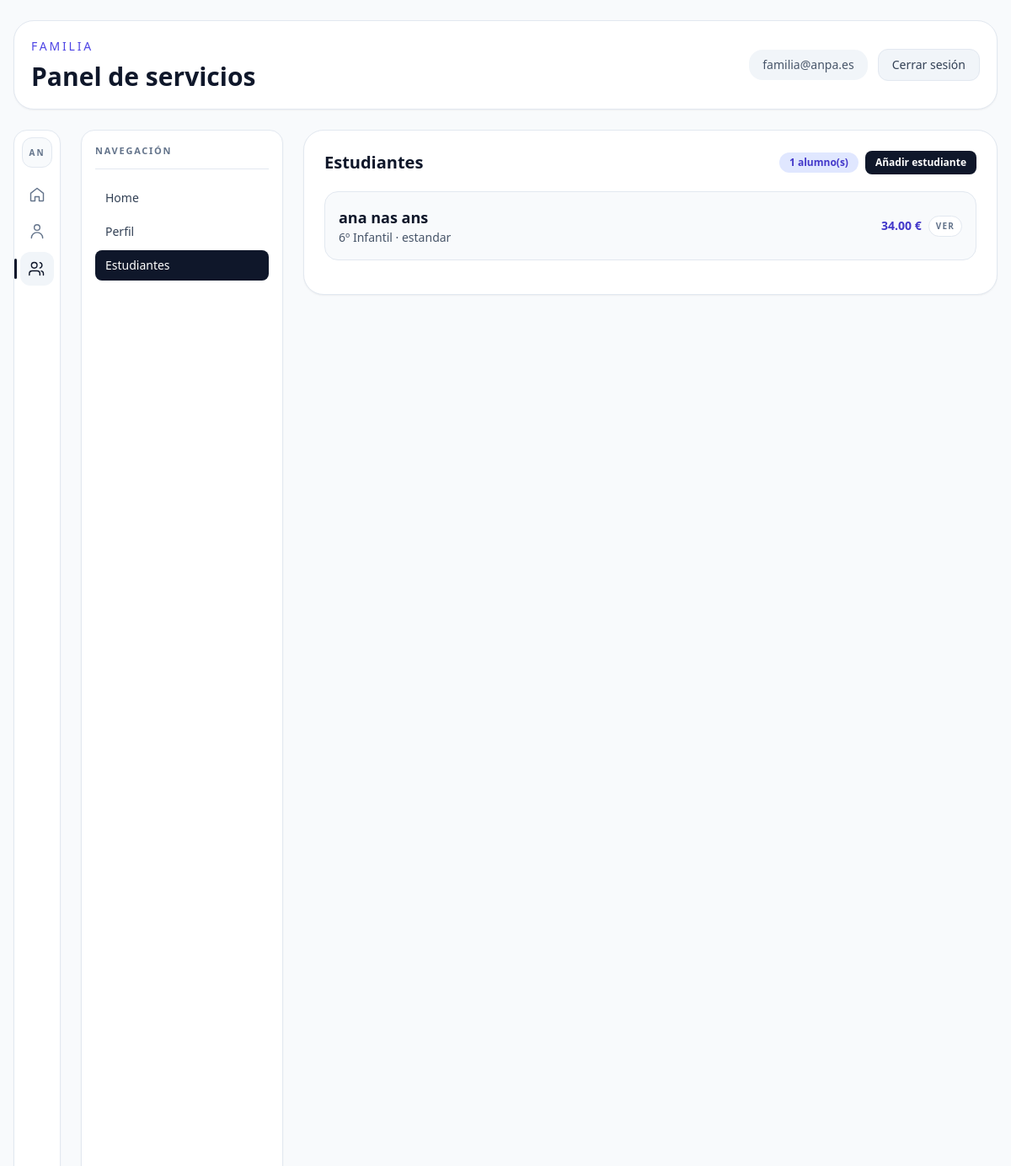
/dashboard?section=estudiantes (signed in), run on the app's committed database.
### src/database.py (models this page shows)
class User(SQLModel, table=True):
    id: Optional[int] = Field(default=None, primary_key=True)
    email: str = Field(index=True, unique=True, nullable=False)
    hashed_password: str = Field(nullable=False)
    role: str = Field(default="familia", nullable=False)
    is_active: bool = Field(default=True, nullable=False)

class Student(SQLModel, table=True):
    id: Optional[int] = Field(default=None, primary_key=True)
    family_id: int = Field(foreign_key="familyprofile.id", nullable=False)
    first_name: str = Field(nullable=False)
    last_name: str = Field(nullable=False)
    course: str = Field(default="", nullable=False)
    comedor_days: str = Field(default="", nullable=False)
    menu_type: str = Field(default="estandar", nullable=False)
    allergies: str = Field(default="", nullable=False)
    aula_matinal_days: str = Field(default="", nullable=False)
    aula_matinal_breakfast: bool = Field(default=False, nullable=False)
    extras: str = Field(default="", nullable=False)
    excursion_authorized: bool = Field(default=False, nullable=False)

### src/app.py (the view)
@app.get("/dashboard", response_class=HTMLResponse)
async def dashboard_page(
    request: Request,
    session: Session = Depends(get_session),
    section: str = "home",
    edit_profile: bool = False,
    edit_student_id: int | None = None,
):
    try:
        user = await require_user(request, session)
    except HTTPException:
        return RedirectResponse(url="/login", status_code=status.HTTP_302_FOUND)
    if user.role != "familia":
        return RedirectResponse(url="/admin", status_code=status.HTTP_302_FOUND)
    allowed_sections = {"home", "perfil", "estudiantes"}
    active_section = section if section in allowed_sections else "home"
    editing_student: Student | None = None
    if active_section == "estudiantes" and edit_student_id is not None:
        profile = _get_family_profile(session, user.id)
        if profile:
            editing_student = _get_owned_student(session, profile.id, edit_student_id)
    context = _build_family_dashboard_context(
        session,
        user,
        active_section=active_section,
        profile_edit_mode=edit_profile,
        editing_student=editing_student,
    )
    return templates.TemplateResponse(request, "dashboard.html", context)

### templates/dashboard.html (shortened to what this page needs)
<!DOCTYPE html>
<html lang="es">
  <head>
    <script src="https://cdn.tailwindcss.com"></script>
  </head>
  <body class="bg-slate-50 min-h-screen text-slate-900">
    <div class="mx-auto max-w-[1400px] px-4 py-6">
      <header class="mb-6 flex flex-col gap-4 rounded-3xl border border-slate-200 bg-white p-5 shadow-sm md:flex-row md:items-center md:justify-between">
        <div>
          <p class="text-sm uppercase tracking-[0.2em] text-indigo-600">Familia</p>
          <h1 class="mt-2 text-3xl font-bold">Panel de servicios</h1>
        </div>
        <div class="flex items-center gap-3">
          <div class="rounded-2xl bg-slate-100 px-4 py-2 text-sm text-slate-600">{{ user.email }}</div>
          <form method="post" action="/logout">
            <button type="submit" class="rounded-xl border border-slate-200 bg-slate-100 px-4 py-2 text-sm font-medium text-slate-700 hover:bg-slate-200">Cerrar sesión</button>
          </form>
        </div>
      </header>
      <div class="flex items-stretch gap-4 lg:gap-6">
        <aside class="w-14 shrink-0 border border-slate-200 bg-white p-2 shadow-sm lg:sticky lg:top-4 lg:h-[calc(100vh-2rem)] lg:rounded-2xl">
          <div class="flex h-full flex-col items-center justify-between gap-4">
            <div class="flex w-full flex-col items-center gap-3">
              <div class="flex h-9 w-9 items-center justify-center rounded-xl border border-slate-200 bg-slate-50 text-[10px] font-bold uppercase tracking-[0.2em] text-slate-500">AN</div>
              <nav class="flex w-full flex-col items-center gap-1">
                <button type="button" data-activity-button data-section="home" data-url="/dashboard?section=home" class="activity-btn {% if active_section == 'home' %}activity-btn-active{% else %}activity-btn-inactive{% endif %} flex h-10 w-10 items-center justify-center rounded-xl transition-all duration-150" title="Home">
                  <svg xmlns="http://www.w3.org/2000/svg" class="h-5 w-5" viewBox="0 0 24 24" fill="none" stroke="currentColor" stroke-width="1.7">
                    <path stroke-linecap="round" stroke-linejoin="round" d="m3 10 9-7 9 7v10a1 1 0 0 1-1 1h-5v-6H9v6H4a1 1 0 0 1-1-1V10Z" />
                  </svg>
                </button>
                <button type="button" data-activity-button data-section="perfil" data-url="/dashboard?section=perfil" class="activity-btn {% if active_section == 'perfil' %}activity-btn-active{% else %}activity-btn-inactive{% endif %} flex h-10 w-10 items-center justify-center rounded-xl transition-all duration-150" title="Perfil">
                  <svg xmlns="http://www.w3.org/2000/svg" class="h-5 w-5" viewBox="0 0 24 24" fill="none" stroke="currentColor" stroke-width="1.7">
                    <path stroke-linecap="round" stroke-linejoin="round" d="M20 21a8 8 0 1 0-16 0m8-11a4 4 0 1 0 0-8 4 4 0 0 0 0 8Z" />
                  </svg>
                </button>
                <button type="button" data-activity-button data-section="estudiantes" data-url="/dashboard?section=estudiantes" class="activity-btn {% if active_section == 'estudiantes' %}activity-btn-active{% else %}activity-btn-inactive{% endif %} flex h-10 w-10 items-center justify-center rounded-xl transition-all duration-150" title="Estudiantes">
                  <svg xmlns="http://www.w3.org/2000/svg" class="h-5 w-5" viewBox="0 0 24 24" fill="none" stroke="currentColor" stroke-width="1.7">
                    <path stroke-linecap="round" stroke-linejoin="round" d="M16 21v-2a4 4 0 0 0-4-4H5a4 4 0 0 0-4 4v2m20 0v-2a4 4 0 0 0-3-3.87M16 3.13a4 4 0 0 1 0 7.75M12 7a4 4 0 1 1-8 0 4 4 0 0 1 8 0Z" />
                  </svg>
                </button>
              </nav>
            </div>
          </div>
        </aside>
        <aside id="sidebarPanel" class="sidebar-panel hidden shrink-0 border border-slate-200 bg-white p-4 shadow-sm lg:sticky lg:top-4 lg:block lg:h-[calc(100vh-2rem)] lg:rounded-2xl">
          <div class="flex h-full flex-col">
            <div class="mb-4 border-b border-slate-200 pb-3">
              <p class="text-[11px] font-semibold uppercase tracking-[0.16em] text-slate-500">Navegación</p>
            </div>
            <nav class="space-y-1 text-sm">
              <a href="/dashboard?section=home" class="block rounded-lg px-3 py-2 font-medium {% if active_section == 'home' %}bg-slate-900 text-white{% else %}text-slate-700 hover:bg-slate-100{% endif %}">Home</a>
              <a href="/dashboard?section=perfil" class="block rounded-lg px-3 py-2 font-medium {% if active_section == 'perfil' %}bg-slate-900 text-white{% else %}text-slate-700 hover:bg-slate-100{% endif %}">Perfil</a>
              <a href="/dashboard?section=estudiantes" class="block rounded-lg px-3 py-2 font-medium {% if active_section == 'estudiantes' %}bg-slate-900 text-white{% else %}text-slate-700 hover:bg-slate-100{% endif %}">Estudiantes</a>
            </nav>
          </div>
        </aside>
        <section class="min-w-0 flex-1 space-y-6 min-h-[70vh]">
          {% if active_section == 'estudiantes' %}
          <div class="rounded-3xl border border-slate-200 bg-white p-6 shadow-sm">
            <div class="mb-5 flex items-center justify-between gap-3">
              <h2 class="text-xl font-semibold">Estudiantes</h2>
              <div class="flex items-center gap-2">
                <span class="rounded-full bg-indigo-100 px-3 py-1 text-xs font-semibold text-indigo-700">{{ students|length }} alumno(s)</span>
                {% if profile_saved %}
                <button type="button" data-open-student-modal class="rounded-lg bg-slate-900 px-3 py-1.5 text-xs font-semibold text-white hover:bg-slate-800">Añadir estudiante</button>
                {% endif %}
              </div>
            </div>
            {% for student in students %}
            <div data-student-card data-open="false" class="mb-4 rounded-2xl border border-slate-200 bg-slate-50 p-4">
              <button type="button" data-toggle-student class="w-full text-left">
                <div class="flex flex-wrap items-center justify-between gap-3">
                  <div>
                    <p class="text-lg font-semibold">{{ student.first_name }} {{ student.last_name }}</p>
                    <p class="text-sm text-slate-600">{{ student.course or '-' }} · {{ student.menu_type }}</p>
                  </div>
                  <div class="flex items-center gap-2">
                    <span class="text-sm font-semibold text-indigo-700">{{ '{:.2f}'.format(student_total(student)) }} €</span>
                    <span class="rounded-full border border-slate-200 bg-white px-2 py-1 text-[10px] font-semibold uppercase tracking-[0.12em] text-slate-500">Ver</span>
                  </div>
                </div>
              </button>
            </div>
            {% else %}
            <div class="rounded-2xl border border-dashed border-slate-300 bg-slate-50 p-6 text-sm text-slate-500">Todavía no hay alumnos inscritos.</div>
            {% endfor %}
          </div>
          {% endif %}
        </section>
      </div>
    </div>
  </body>
</html>

### templates/dashboard.html (style rules this page uses)
.activity-btn { position: relative; color: #64748b; }
.activity-btn::before { content: ""; position: absolute; left: -7px; top: 50%; width: 3px; height: 24px; border-radius: 9999px; background: transparent; transform: translateY(-50%); }
.activity-btn-active { background: #f1f5f9; color: #0f172a; }
.activity-btn-active::before { background: #0f172a; }
.sidebar-panel { width: 240px; transition: width 0.2s ease-in-out, margin-left 0.2s ease-in-out, opacity 0.2s ease-in-out, padding 0.2s ease-in-out; overflow: hidden; white-space: nowrap; }
[data-student-card] { transition: all 0.2s ease; }

### data on the page
User: email "familia@anpa.es"
Student: first_name "ana", last_name "nas ans", course "6º Infantil", menu_type "estandar", comedor_days+aula_matinal_days+extras "34.00"

### other printed values
{{ students|length }} "1"
